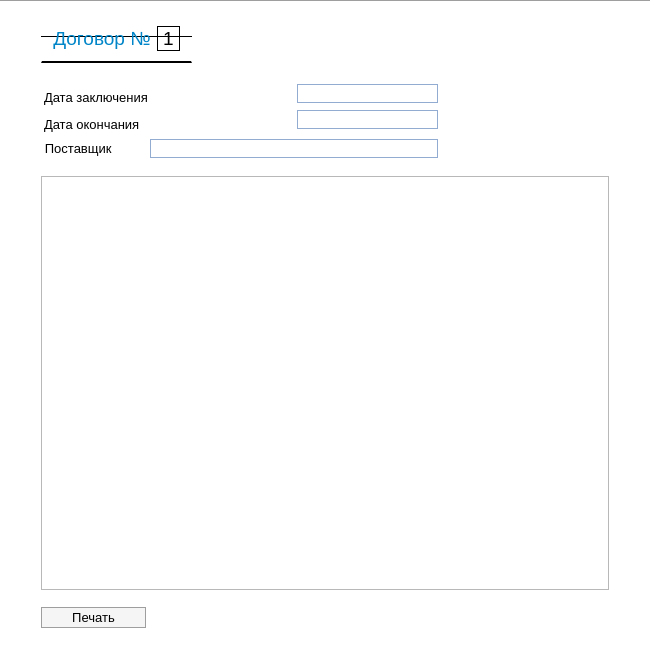
<?xml version="1.0" encoding="UTF-8"?>
<ui version="4.0">
 <class>ViewContractWindow</class>
 <widget class="QDialog" name="ViewContractWindow">
  <property name="geometry">
   <rect>
    <x>0</x>
    <y>0</y>
    <width>650</width>
    <height>650</height>
   </rect>
  </property>
  <property name="minimumSize">
   <size>
    <width>650</width>
    <height>650</height>
   </size>
  </property>
  <property name="maximumSize">
   <size>
    <width>16777215</width>
    <height>16777215</height>
   </size>
  </property>
  <property name="windowTitle">
   <string>Просмотр договора</string>
  </property>
  <property name="windowIcon">
   <iconset resource="../../resource/resource.qrc">
    <normaloff>:/icons/icons/window-logo.ico</normaloff>:/icons/icons/window-logo.ico</iconset>
  </property>
  <property name="styleSheet">
   <string notr="true">QDialog {
	background-color: white;
	border-top: 1px solid #9e9e9e;
}</string>
  </property>
  <layout class="QGridLayout" name="gridLayout">
   <item row="0" column="0">
    <layout class="QVBoxLayout" name="verticalLayout">
     <property name="leftMargin">
      <number>30</number>
     </property>
     <property name="rightMargin">
      <number>30</number>
     </property>
     <item>
      <widget class="QGroupBox" name="contractNumberGroup">
       <property name="sizePolicy">
        <sizepolicy hsizetype="Maximum" vsizetype="Maximum">
         <horstretch>0</horstretch>
         <verstretch>0</verstretch>
        </sizepolicy>
       </property>
       <property name="toolTip">
        <string>&lt;html&gt;&lt;head/&gt;&lt;body&gt;&lt;p&gt;Договор на поставку товаров&lt;/p&gt;&lt;/body&gt;&lt;/html&gt;</string>
       </property>
       <property name="styleSheet">
        <string notr="true">QGroupBox {
	background: white;
	border-top: 1px solid black;
	border-bottom: 2px solid black;
	padding-right: 15px;
	padding-left: 15px;
	margin-top: 25px;
}</string>
       </property>
       <property name="title">
        <string/>
       </property>
       <property name="alignment">
        <set>Qt::AlignCenter</set>
       </property>
       <layout class="QHBoxLayout" name="horizontalLayout">
        <property name="topMargin">
         <number>9</number>
        </property>
        <item>
         <widget class="QLabel" name="label">
          <property name="sizePolicy">
           <sizepolicy hsizetype="Maximum" vsizetype="Maximum">
            <horstretch>0</horstretch>
            <verstretch>0</verstretch>
           </sizepolicy>
          </property>
          <property name="font">
           <font>
            <pointsize>14</pointsize>
            <weight>50</weight>
            <bold>false</bold>
           </font>
          </property>
          <property name="text">
           <string>&lt;html&gt;&lt;head/&gt;&lt;body&gt;&lt;p&gt;&lt;span style=&quot; color:#0085c8;&quot;&gt;Договор №&lt;/span&gt;&lt;/p&gt;&lt;/body&gt;&lt;/html&gt;</string>
          </property>
          <property name="alignment">
           <set>Qt::AlignCenter</set>
          </property>
         </widget>
        </item>
        <item>
         <widget class="QLabel" name="contractNumber">
          <property name="font">
           <font>
            <pointsize>14</pointsize>
           </font>
          </property>
          <property name="styleSheet">
           <string notr="true">QLabel {
	border: 1px solid black;
}</string>
          </property>
          <property name="text">
           <string>1</string>
          </property>
         </widget>
        </item>
       </layout>
      </widget>
     </item>
     <item>
      <widget class="QGroupBox" name="supplierGroup">
       <property name="sizePolicy">
        <sizepolicy hsizetype="Expanding" vsizetype="Maximum">
         <horstretch>0</horstretch>
         <verstretch>0</verstretch>
        </sizepolicy>
       </property>
       <property name="maximumSize">
        <size>
         <width>400</width>
         <height>16777215</height>
        </size>
       </property>
       <property name="styleSheet">
        <string notr="true">QGroupBox {
	border: 0px;
	background: white;
}

QLineEdit {
	background: #dae8fc;
	border: 1px solid #92abd0;
}

QLineEdit#conclusionDate {
	margin-bottom: 7px;
}

QLineEdit#completionDate {
	margin-bottom: 10px;
}
</string>
       </property>
       <property name="title">
        <string/>
       </property>
       <property name="alignment">
        <set>Qt::AlignLeading|Qt::AlignLeft|Qt::AlignVCenter</set>
       </property>
       <layout class="QGridLayout" name="gridLayout_2">
        <property name="leftMargin">
         <number>0</number>
        </property>
        <property name="rightMargin">
         <number>0</number>
        </property>
        <property name="verticalSpacing">
         <number>0</number>
        </property>
        <item row="0" column="2">
         <widget class="QLineEdit" name="conclusionDate">
          <property name="sizePolicy">
           <sizepolicy hsizetype="Preferred" vsizetype="Maximum">
            <horstretch>0</horstretch>
            <verstretch>0</verstretch>
           </sizepolicy>
          </property>
          <property name="font">
           <font>
            <pointsize>10</pointsize>
           </font>
          </property>
          <property name="styleSheet">
           <string notr="true">QLineEdit {
background:white;
}
</string>
          </property>
          <property name="alignment">
           <set>Qt::AlignCenter</set>
          </property>
          <property name="readOnly">
           <bool>true</bool>
          </property>
         </widget>
        </item>
        <item row="2" column="0">
         <widget class="QLabel" name="supplierLabel">
          <property name="sizePolicy">
           <sizepolicy hsizetype="Maximum" vsizetype="Maximum">
            <horstretch>0</horstretch>
            <verstretch>0</verstretch>
           </sizepolicy>
          </property>
          <property name="font">
           <font>
            <pointsize>10</pointsize>
           </font>
          </property>
          <property name="text">
           <string>Поставщик         </string>
          </property>
          <property name="alignment">
           <set>Qt::AlignBottom|Qt::AlignRight|Qt::AlignTrailing</set>
          </property>
         </widget>
        </item>
        <item row="0" column="0" colspan="2">
         <widget class="QLabel" name="conclusionDateLabel">
          <property name="sizePolicy">
           <sizepolicy hsizetype="Maximum" vsizetype="Preferred">
            <horstretch>0</horstretch>
            <verstretch>0</verstretch>
           </sizepolicy>
          </property>
          <property name="font">
           <font>
            <pointsize>10</pointsize>
           </font>
          </property>
          <property name="styleSheet">
           <string notr="true"/>
          </property>
          <property name="text">
           <string>Дата заключения</string>
          </property>
          <property name="alignment">
           <set>Qt::AlignLeading|Qt::AlignLeft|Qt::AlignVCenter</set>
          </property>
         </widget>
        </item>
        <item row="1" column="0" colspan="2">
         <widget class="QLabel" name="completionDateLabel">
          <property name="sizePolicy">
           <sizepolicy hsizetype="Maximum" vsizetype="Preferred">
            <horstretch>0</horstretch>
            <verstretch>0</verstretch>
           </sizepolicy>
          </property>
          <property name="font">
           <font>
            <pointsize>10</pointsize>
           </font>
          </property>
          <property name="styleSheet">
           <string notr="true"/>
          </property>
          <property name="text">
           <string>Дата окончания</string>
          </property>
          <property name="alignment">
           <set>Qt::AlignLeading|Qt::AlignLeft|Qt::AlignVCenter</set>
          </property>
         </widget>
        </item>
        <item row="1" column="2">
         <widget class="QLineEdit" name="completionDate">
          <property name="sizePolicy">
           <sizepolicy hsizetype="Preferred" vsizetype="Maximum">
            <horstretch>0</horstretch>
            <verstretch>0</verstretch>
           </sizepolicy>
          </property>
          <property name="font">
           <font>
            <pointsize>10</pointsize>
           </font>
          </property>
          <property name="styleSheet">
           <string notr="true">QLineEdit {
background:white;
}


</string>
          </property>
          <property name="alignment">
           <set>Qt::AlignCenter</set>
          </property>
          <property name="readOnly">
           <bool>true</bool>
          </property>
         </widget>
        </item>
        <item row="2" column="1" colspan="2">
         <widget class="QLineEdit" name="supplier">
          <property name="sizePolicy">
           <sizepolicy hsizetype="Minimum" vsizetype="Maximum">
            <horstretch>0</horstretch>
            <verstretch>0</verstretch>
           </sizepolicy>
          </property>
          <property name="minimumSize">
           <size>
            <width>200</width>
            <height>0</height>
           </size>
          </property>
          <property name="font">
           <font>
            <pointsize>10</pointsize>
           </font>
          </property>
          <property name="whatsThis">
           <string/>
          </property>
          <property name="styleSheet">
           <string notr="true">QLineEdit {
background:white;
}


</string>
          </property>
          <property name="alignment">
           <set>Qt::AlignCenter</set>
          </property>
          <property name="readOnly">
           <bool>true</bool>
          </property>
         </widget>
        </item>
       </layout>
      </widget>
     </item>
     <item>
      <widget class="QTextBrowser" name="description">
       <property name="font">
        <font>
         <pointsize>10</pointsize>
        </font>
       </property>
       <property name="styleSheet">
        <string notr="true">QScrollBar:vertical {
      border: 1px solid #77bdb0;
      background: white;
      width: 20px;
      margin: 35px 0 35px 0;
  }

  QScrollBar::handle:vertical {
      background: #e0dcdc;
	  border-top: 1px solid #77bdb0;
	  border-bottom: 1px solid #77bdb0; 
      min-height: 5px;
  }

  QScrollBar::handle:vertical:hover {
       background: #F19CBB;
  }

  QScrollBar::handle:vertical:pressed {
       background: #FDDB6D;
  }

  QScrollBar::add-line:vertical {
      border: 1px solid grey;
      background: white;
      height: 33px;
      subcontrol-position: bottom;
      subcontrol-origin: margin;
  }

  QScrollBar::add-line:vertical:hover {
      background: #CD9575;
  }

  QScrollBar::add-line:vertical:pressed {
      background: #FDDB6D;
  }

  QScrollBar::sub-line:vertical {
      border: 1px solid grey;
      background: white;
      height: 33px;
      subcontrol-position: top;
      subcontrol-origin: margin;
  }

  QScrollBar::sub-line:vertical:hover {
      background: #CD9575;
  }

  QScrollBar::sub-line:vertical:pressed {
      background: #FDDB6D;
  }

  QScrollBar::up-arrow:vertical, QScrollBar::down-arrow:vertical {
      border: 1px solid grey;
      width: 3px;
      height: 3px;
      background: white;
  }




</string>
       </property>
      </widget>
     </item>
     <item>
      <widget class="QPushButton" name="print">
       <property name="sizePolicy">
        <sizepolicy hsizetype="Maximum" vsizetype="Maximum">
         <horstretch>0</horstretch>
         <verstretch>0</verstretch>
        </sizepolicy>
       </property>
       <property name="font">
        <font>
         <pointsize>10</pointsize>
        </font>
       </property>
       <property name="styleSheet">
        <string notr="true">QPushButton {
	padding-left: 30px;
	padding-right: 30px;
	padding-top: 2px;
	padding-bottom: 2px;
	background-color: #f5f5f5;
	border-style: solid;
	border-width: 1px;
	border-color: #9e9e9e;
	margin-bottom: 11px;
	margin-top: 11px;
}

 QPushButton:hover {
     background-color: #78DBE2;
 }
 QPushButton:pressed {
     background-color: #3F888F;
 }</string>
       </property>
       <property name="text">
        <string>Печать</string>
       </property>
      </widget>
     </item>
    </layout>
   </item>
  </layout>
 </widget>
 <resources>
  <include location="../../resource/resource.qrc"/>
 </resources>
 <connections/>
</ui>
